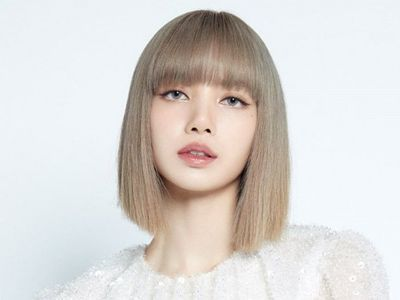
#> input picture test.jpg, 400 x 300 px
$ python facedetectionmain.py
#> lines starting #> are read from the running program, lines starting #| are printed output that depends on the picture
import cv2
from PIL import Image

im = Image.open('test.jpg')
#> im is the input picture: PIL image 400x300 RGB; mean R, G, B 218.5, 214.9, 212
im.save('test.png')


face_cascade = cv2.CascadeClassifier('haarcascade_frontalface_default.xml')

img = cv2.imread('test.png')
gray = cv2.cvtColor(img, cv2.COLOR_BGR2GRAY)
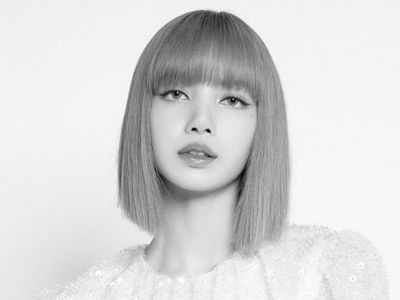
#> gray: shape (300, 400); min 2, max 255, mean 215.7
faces = face_cascade.detectMultiScale(gray, 1.1, 4)
#> faces = [[124, 36, 157, 157]]

for(x, y, w, h) in faces:
    cv2.rectangle(img, (x,y), (x+w, y+h), (255, 0, 0), 3)
#> this loop made 1 pass
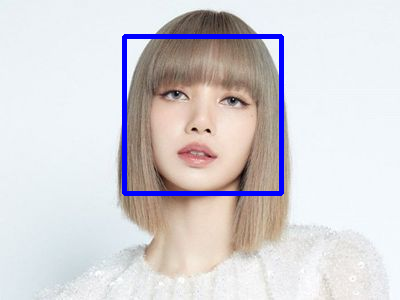
#> img: shape (300, 400, 3); mean B, G, R 214.7, 210.6, 214

cv2.imshow('img', img)
cv2.waitKey()
